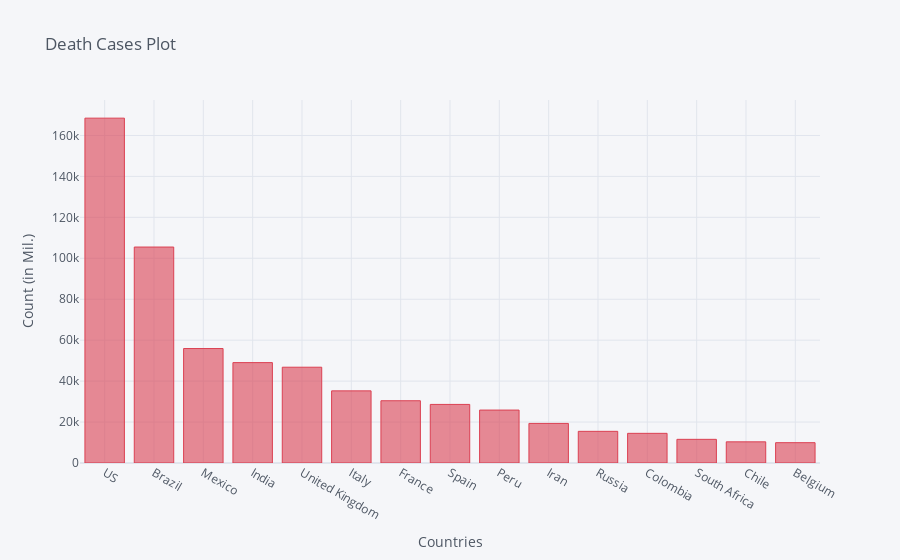

The notebook cell this image was saved under:
### Code cell
death_df2_plot.iplot(kind='bar', x='Country/Region', y='8/14/20',color='red',
                    title='Death Cases Plot',xTitle='Countries',yTitle='Count (in Mil.)')

### Figure 1 — Plotly figure (JSON) as saved in the notebook; plotly's stock layout.template omitted (floating-point values rounded to 4 significant figures)
{"data": [{"marker": {"color": "rgba(219, 64, 82, 0.6)", "line": {"color": "rgba(219, 64, 82, 1.0)", "width": 1}}, "name": "8/14/20", "orientation": "v", "text": "", "type": "bar", "x": ["US", "Brazil", "Mexico", "India", "United Kingdom", "Italy", "France", "Spain", "Peru", "Iran", "Russia", "Colombia", "South Africa", "Chile", "Belgium"], "y": [168446, 105490, 55908, 49036, 46791, 35234, 30410, 28617, 25856, 19331, 15467, 14492, 11556, 10340, 9924]}], "layout": {"legend": {"bgcolor": "#F5F6F9", "font": {"color": "#4D5663"}}, "paper_bgcolor": "#F5F6F9", "plot_bgcolor": "#F5F6F9", "title": {"font": {"color": "#4D5663"}, "text": "Death Cases Plot"}, "xaxis": {"gridcolor": "#E1E5ED", "showgrid": true, "tickfont": {"color": "#4D5663"}, "title": {"font": {"color": "#4D5663"}, "text": "Countries"}, "zerolinecolor": "#E1E5ED"}, "yaxis": {"gridcolor": "#E1E5ED", "showgrid": true, "tickfont": {"color": "#4D5663"}, "title": {"font": {"color": "#4D5663"}, "text": "Count (in Mil.)"}, "zerolinecolor": "#E1E5ED"}}}
